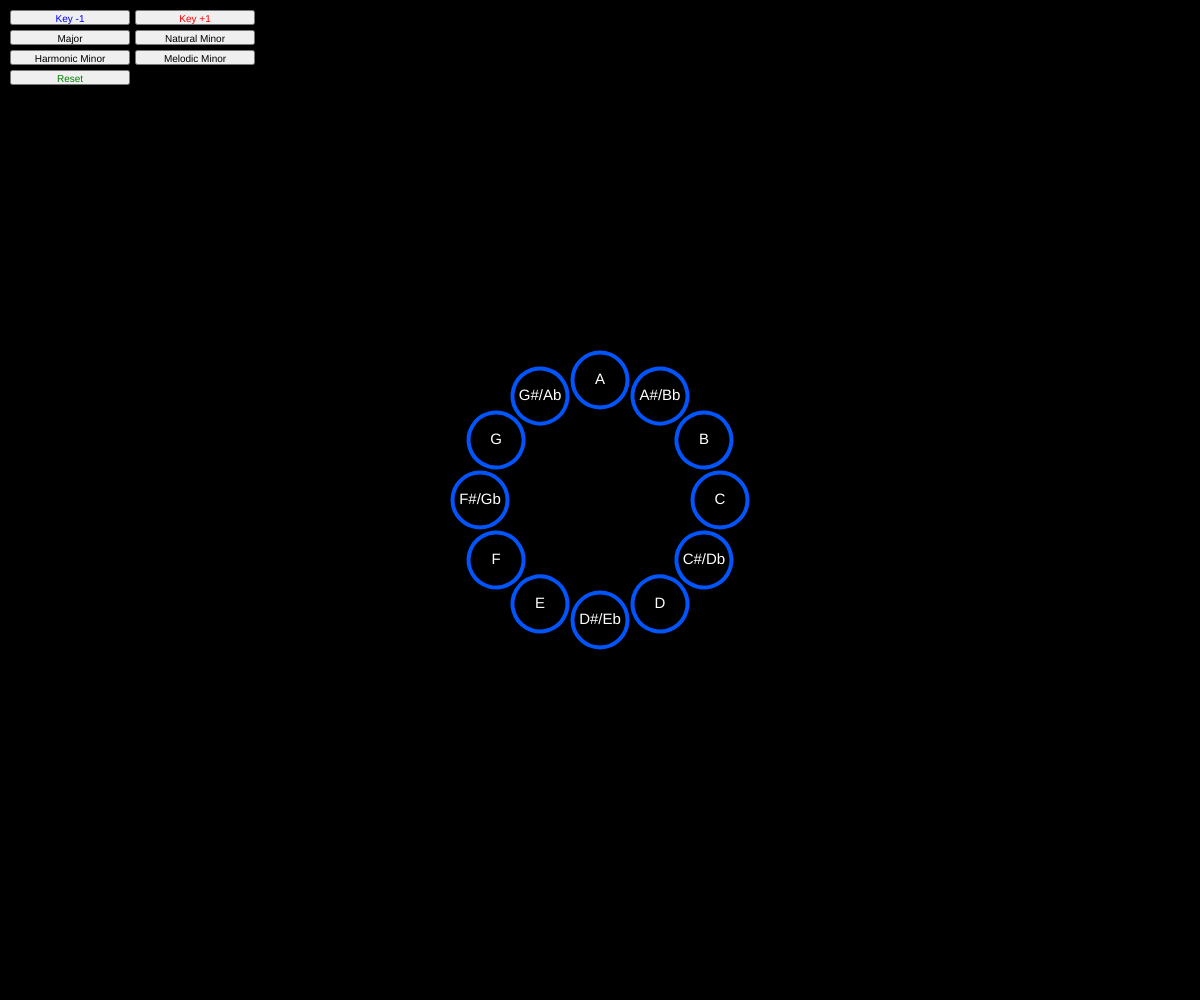
Frame 1 (no input)
Frame 60 (no input): identical to frame 1, image omitted
Frame 120 (the mouse pressed at the canvas centre since frame 60): identical to frame 1, image omitted

The p5.js sketch that drew this single still picture (run headless with seeded random() and noise() and a simulated clock; from frame 60 on, the mouse is pressed at the canvas centre):

// p5.js sketch
// ── sketch.js
let angle = 0;
let targetAngle = 0;
let easing = 0.1;
let numCircles = 12;
let radius = 120;

let notes = ["C", "C#/Db", "D", "D#/Eb", "E", "F", "F#/Gb", "G", "G#/Ab", "A", "A#/Bb", "B"];

let show1 = false, show2 = false, show3 = false, show4 = false, showReset = false

let btnW = 120;      // ボタン幅
let btnH = 15;       // ボタン高さ
let btnGap = 5;    // ボタン間のギャップ
let startX = 10;
let startY = 10;

let titlesMajor = [
  "A Major","Bb Major", "B Major", "C Major", "Db Major", "D Major", "Eb Major", "E Major", "F Major", "F#/Gb Major", "G Major", "Ab Major", 
];

let titlesNaturalMinor = [
  "A Natural Minor","Bb Natural Minor", "B Natural Minor", "C Natural Minor", "C# Natural Minor", "D Natural Minor", "D#/Eb Natural Minor", "E Natural Minor", "F Natural Minor", "F# Natural Minor", "G Natural Minor", "G# Natural Minor", 
];

let titlesHarmonicMinor = [
  "A Harmonic Minor","Bb Harmonic Minor", "B Harmonic Minor", "C Harmonic Minor", "C# Harmonic Minor", "D Harmonic Minor", "D#/Eb Harmonic Minor", "E Harmonic Minor", "F Harmonic Minor", "F# Harmonic Minor", "G Harmonic Minor", "G# Harmonic Minor", 
];

let titlesMelodicMinor = [
  "A Melodic Minor","Bb Melodic Minor", "B Melodic Minor", "C Melodic Minor", "C# Melodic Minor", "D Melodic Minor", "D#/Eb Melodic Minor", "E Melodic Minor", "F Melodic Minor", "F# Melodic Minor", "G Melodic Minor", "G# Melodic Minor", 
];

function setup() {
  createCanvas(windowWidth, windowHeight);
  angleMode(DEGREES);
  
  push();
  createButton('Key -1').position(startX, startY).style('width', '120px').style('height', '15px').style('font-size', '10px').style('color', 'blue').mousePressed(() => {
    targetAngle += 30;
  });
  createButton('Major').position(startX, startY + btnH + btnGap).style('width', '120px').style('height', '15px').style('font-size', '10px').mousePressed(() => {
    show1 = true;
    show2 = false;
    show3 = false;
    show4 = false;
    showReset = false;
  });
  createButton('Harmonic Minor').position(startX, startY + 2 * (btnH + btnGap)).style('width', '120px').style('height', '15px').style('font-size', '10px').mousePressed(() => {
    show1 = false;
    show2 = false;
    show3 = true;
    show4 = false;
    showReset = false;
  });
  createButton('Reset').position(startX, startY + 3 * (btnH + btnGap)).style('width', '120px').style('height', '15px').style('font-size', '10px').style('color', 'green').mousePressed(() => {
    show1 = false;
    show2 = false;
    show3 = false;
    show4 = false;
    showReset = true;
  });
  pop();
  
  push();
  createButton('Key +1').position(startX + btnW + btnGap, startY).style('width', '120px').style('height', '15px').style('font-size', '10px').style('color', 'red').mousePressed(() => {
    targetAngle -= 30;
  });
  createButton('Natural Minor').position(startX + btnW + btnGap, startY + btnH + btnGap).style('width', '120px').style('height', '15px').style('font-size', '10px').mousePressed(() => {
    show1 = false;
    show2 = true;
    show3 = false;
    show4 = false;
    showReset = false;
  });
  createButton('Melodic Minor').position(startX + btnW + btnGap, startY + 2 * (btnH + btnGap)).style('width', '120px').style('height', '15px').style('font-size', '10px').mousePressed(() => {
    show1 = false;
    show2 = false;
    show3 = false;
    show4 = true;
    showReset = false;
  });
  pop();
}

function windowResized() {
  resizeCanvas(windowWidth, windowHeight);
}

function draw() {
  background(0);

  translate(windowWidth/2, windowHeight/2);

  let diff = targetAngle - angle;
  angle += diff * easing;
  rotate(angle);

  for (let i = 0; i < numCircles; i++) {
    let theta = i * 360 / numCircles;
    let x = cos(theta) * radius;
    let y = sin(theta) * radius;

    // ---- MIDI音名描画（常に白字） ----
    fill(255);
    noStroke();
    textAlign(CENTER, CENTER);
    textSize(15);
    push();
    translate(x, y);
    rotate(-angle);
    text(notes[i], 0, 0);
    pop();
  }

  // -- 外側の縁だけの青い円（動かない） --
  push();
  resetMatrix();
  translate(windowWidth/2, windowHeight/2);
  noFill();
  stroke(0, 85, 255);
  strokeWeight(4);
  for (let i = 0; i < numCircles; i++) {
    rotate(30);
    ellipse(0, -120, 55, 55);
  }
  pop();
  
  if (show1) {
    push();
    resetMatrix();
    translate(windowWidth/2, windowHeight/2);
    fill(0, 85, 255);
    noStroke();
    rotate(30);
    ellipse(0, -120, 55, 55);
    rotate(60);
    ellipse(0, -120, 55, 55);
    rotate(90);
    ellipse(0, -120, 55, 55);
    rotate(60);
    ellipse(0, -120, 55, 55);
    rotate(60);
    ellipse(0, -120, 55, 55);
    
     // タイトルインデックス（0-11）を角度から計算
    let normalized = ((-Math.round(angle / 30)) % 12 + 12) % 12;
    let titleText = titlesMajor[normalized];

    // 中心にタイトルを描画
    rotate(60);
    fill(255, 255, 0);
    textAlign(CENTER, CENTER);
    textSize(28);
    text(titleText, 0, 0);
    
    pop();
  }
  
  if (show2) {
    push();
    resetMatrix();
    translate(windowWidth/2, windowHeight/2);
    fill(0, 85, 255);
    noStroke();
    rotate(30);
    ellipse(0, -120, 55, 55);
    rotate(90);
    ellipse(0, -120, 55, 55);
    rotate(60);
    ellipse(0, -120, 55, 55);
    rotate(90);
    ellipse(0, -120, 55, 55);
    rotate(60);
    ellipse(0, -120, 55, 55);
    
     // タイトルインデックス（0-11）を角度から計算
    let normalized = ((-Math.round(angle / 30)) % 12 + 12) % 12;
    let titleText = titlesNaturalMinor[normalized];

    // 中心にタイトルを描画
    rotate(30);
    
    fill(255, 255, 0);
    textAlign(CENTER, CENTER);
    textSize(18);
    text(titleText, 0, 0);
    
    pop();
  }
  
  if (show3) {
    push();
    resetMatrix();
    translate(windowWidth/2, windowHeight/2);
    fill(0, 85, 255);
    noStroke();
    rotate(30);
    ellipse(0, -120, 55, 55);
    rotate(90);
    ellipse(0, -120, 55, 55);
    rotate(60);
    ellipse(0, -120, 55, 55);
    rotate(90);
    ellipse(0, -120, 55, 55);
    rotate(30);
    ellipse(0, -120, 55, 55);
    
     // タイトルインデックス（0-11）を角度から計算
    let normalized = ((-Math.round(angle / 30)) % 12 + 12) % 12;
    let titleText = titlesHarmonicMinor[normalized];

    // 中心にタイトルを描画
    rotate(60);
    
    fill(255, 255, 0);
    textAlign(CENTER, CENTER);
    textSize(16);
    text(titleText, 0, 0);
    
    pop();
  }
  
  if (show4) {
    push();
    resetMatrix();
    translate(windowWidth/2, windowHeight/2);
    fill(0, 85, 255);
    noStroke();
    rotate(30);
    ellipse(0, -120, 55, 55);
    rotate(90);
    ellipse(0, -120, 55, 55);
    rotate(60);
    ellipse(0, -120, 55, 55);
    rotate(60);
    ellipse(0, -120, 55, 55);
    rotate(60);
    ellipse(0, -120, 55, 55);
    
    // タイトルインデックス（0-11）を角度から計算
    let normalized = ((-Math.round(angle / 30)) % 12 + 12) % 12;
    let titleText = titlesMelodicMinor[normalized];

    // 中心にタイトルを描画
    rotate(60);
    
    fill(255, 255, 0);
    textAlign(CENTER, CENTER);
    textSize(17);
    text(titleText, 0, 0);
    
    pop();
  }
}
